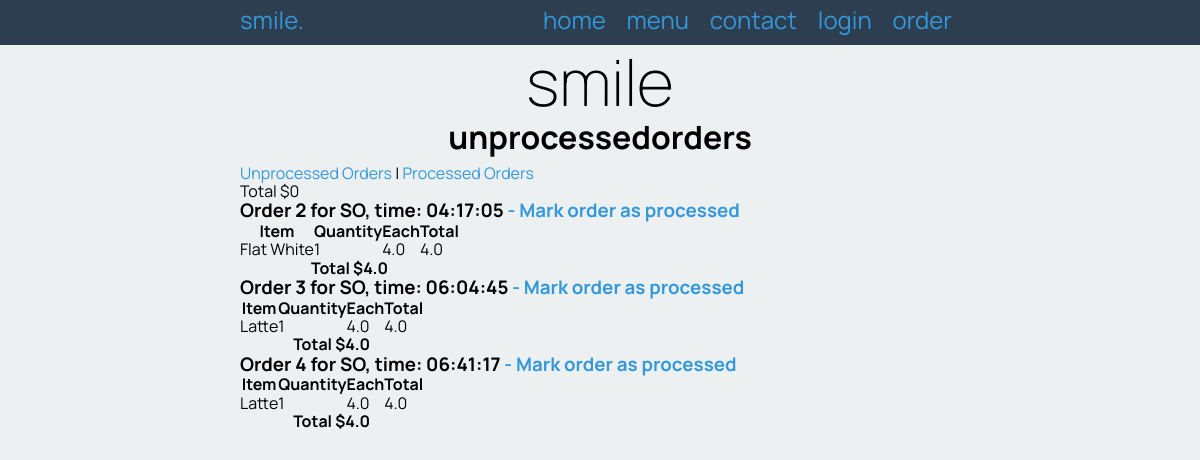
Screenshot of /process_order/1 with the database file from the repository.
### tables this page shows
CREATE TABLE order_contents
(
    id         integer
        constraint order_contents_pk
            primary key autoincrement,
    order_id   integer
        constraint order_contents_orders_id_fk
            references orders,
    product_id integer
        constraint order_contents_product_id_fk
            references product (id),
    quantity   integer
);

CREATE TABLE orders
(
    id        integer
        constraint orders_pk
            primary key autoincrement,
    name      varchar(30),
    timestamp date,
    processed integer
);

CREATE TABLE "products"
(
    id          integer
        constraint products_pk
            primary key autoincrement,
    name        varchar(30),
    description varchar(300),
    volume      char(6),
    image       varchar(30),
    price       float
, cat_id integer);

### app.py (the view)
@app.route('/process_order/<processed>')
def render_process_order(processed):
    label = "processed"
    if processed == "1":
        label = "un" + label
    processed = int(processed)
    all_orders = get_list("SELECT orders.id, orders.name, timestamp, products.name, quantity, price from orders INNER JOIN order_contents ON orders.id = order_contents.order_id INNER JOIN products ON order_contents.product_id = products.id WHERE processed = ?", (processed, ))
    print(all_orders)
    return render_template("orders.html", orders=all_orders, label=label, logged_in=is_logged_in(), is_admin=is_admin())

### app.py (called while the page is built)
def create_connection(db_file):
    try:
        connection = sqlite3.connect(db_file)
        return connection
    except Error as e:
        print(e)
    return None

def is_logged_in():
    if session.get('email') is None:
        return False
    else:
        return True

def is_admin():
    if session.get('is_admin') is not 1:
        return False
    else:
        return True

def get_list(query, params):
    con = create_connection(DATABASE)
    cur = con.cursor()
    if params == "":
        cur.execute(query)
    else:
        cur.execute(query, params)
    query_list = cur.fetchall()
    con.close()
    return query_list

### templates/orders.html
{% extends 'base.html' %}
{% block pageheading %}
{{ label }}orders
{% endblock %}
{% block main %}
    <p><a href="/process_order/1">Unprocessed Orders</a> | <a href="/process_order/0">Processed Orders</a></p>
    {% set control = namespace(last_id=-1) %}
    {% set control = namespace(total = 0) %}
    {% for order in orders %}
        {% if orders[0] != control.last_id %}
            {% if control.last_id != -1 %}
                <tr>
                    <th colspan="4" class="number">Total ${{ control.total }}</th>
                </tr>
                        {% set control.total = 0 %}
    </table>
            {% endif %}
    <h3>
        Order {{ order[0] }} for {{ order[1] }}, time: {{ order[2] }}
        {% if label == "unprocessed" %}<a href="/process/{{ order[0] }}"> - Mark order as processed</a>{% endif %}</h3>
    {% set control.last_id = order[0] %}
    <table class="{{ label }}">
        <tr>
            <th>Item</th>
            <th class="number">Quantity</th>
            <th class="number">Each</th>
            <th class="number">Total</th>
        </tr>
        {% endif %}
        <tr>
            <td>{{ order[3] }}</td>
            <td class="number">{{ order[4] }}</td>
            <td class="number">{{ order[5] }}</td>
            <td class="number">{{ order[4] * order[5]}}</td>
            {% set control.total = order[4] * order[5] + control.total %}
        </tr>
{% endfor %}
        <tr>
            <th colspan="4" class="number">Total ${{ control.total }}</th>
        </tr>
    </table>
{% endblock %}

### templates/base.html (shortened to what this page needs)
<!DOCTYPE html>
<html>
<head>
    <link rel="stylesheet" href="https://cdnjs.cloudflare.com/ajax/libs/normalize/8.0.1/normalize.css"/>
    <link href="{{ url_for('static', filename='smile.css') }}" rel="stylesheet">
</head>
<body>
<nav>
    <div class="container">
        <div class="navbar-brand">smile.</div>
        <div class="navbar-links">
            <a href="/">home</a>
            <a href="/menu/1">menu</a>
            <a href="/contact">contact</a>
            {% if logged_in %}
            <a href="/logout">logout</a>
            {% else %}
            <a href="/login">login</a>
            {% endif %}
            {% if ordering %}
            <a href="/cart">cart</a>
            {% else %}
            <a href="/menu/1?order=start">order</a>
            {% endif %}
        </div>
    </div>
</nav>
<div class="container">
    <header>
        <h1>smile</h1>
        <h2>{% block pageheading %}{% endblock %}</h2>
    </header>
    <main>
        {% block main %}
        {% endblock %}
    </main>
</div>
</body>
</html>

### static/smile.css (style rules this page uses)
* { font-family: 'Manrope', sans-serif; padding: 0; margin: 0; box-sizing: border-box; }
body { background-color: rgba(236, 240, 241, 1.0); }
.container { width: 60vw; margin: auto; }
.container::after { content: ""; clear: both; display: table; }
h1 { text-align: center; font-weight: 200; font-size: 4rem; margin: 0; }
h2 { font-size: 2rem; text-align: center; margin: 0 0 0.5rem 0; }
nav { background-color: rgba(44, 62, 80, 1.0); text-align: center; font-size: 1.5rem; padding-top: 0.4rem; padding-bottom: 0.7rem; color: rgba(52, 152, 219, 1.0); }
.navbar-brand { display: inline; float: left; }
.navbar-links { display: inline; float: right; }
nav a { padding: 0 0.5rem; font-size: 1.5rem; }
a, a:visited { color: rgba(52, 152, 219, 1.0); text-decoration: none; }
table { border-collapse: collapse; }

### rows the page displays
order_contents: total "0", order "2", name "SO", timestamp "04:17:05", name "Flat White", quantity "1", price "4.0", order[4]*order[5] "4.0"
order_contents: total "4.0", order "3", name "SO", timestamp "06:04:45", name "Latte", quantity "1", price "4.0", order[4]*order[5] "4.0"
order_contents: total "4.0", order "4", name "SO", timestamp "06:41:17", name "Latte", quantity "1", price "4.0", order[4]*order[5] "4.0"

### other values shown
{{ label }} "unprocessed"
{{ control.total }} "4.0"
